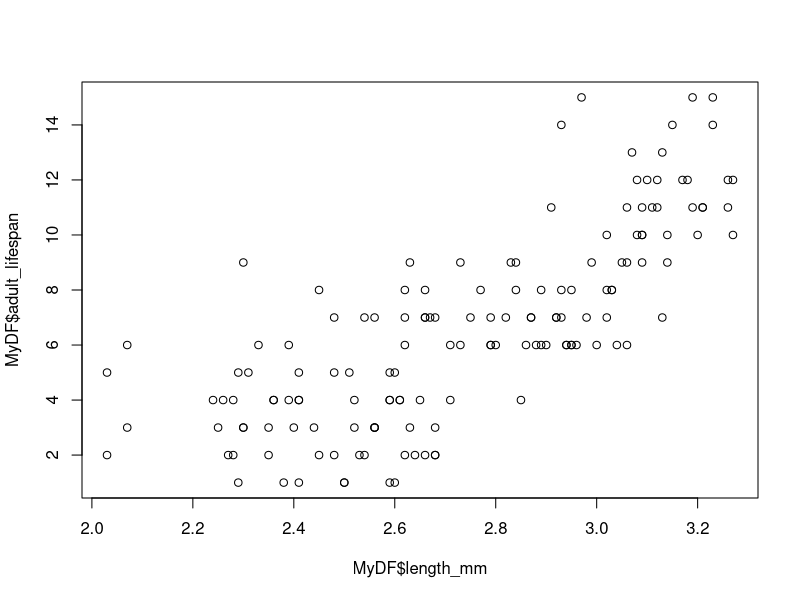
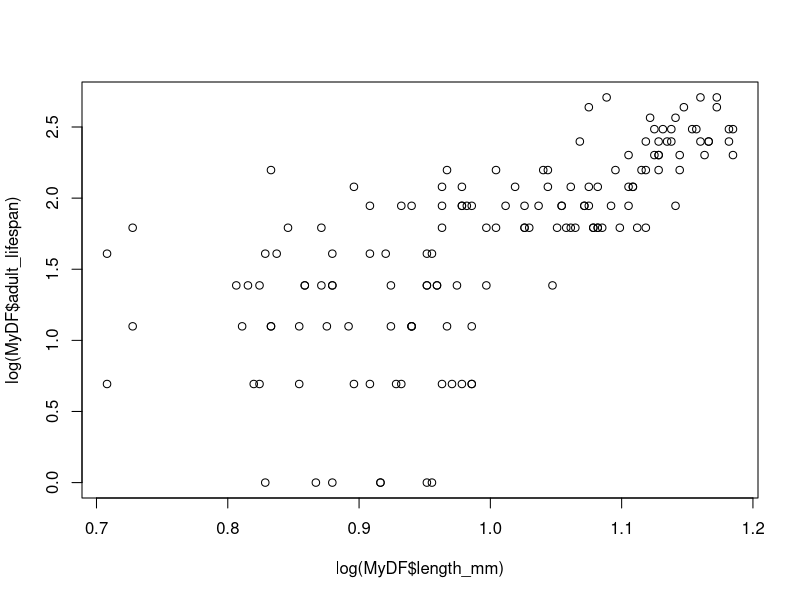
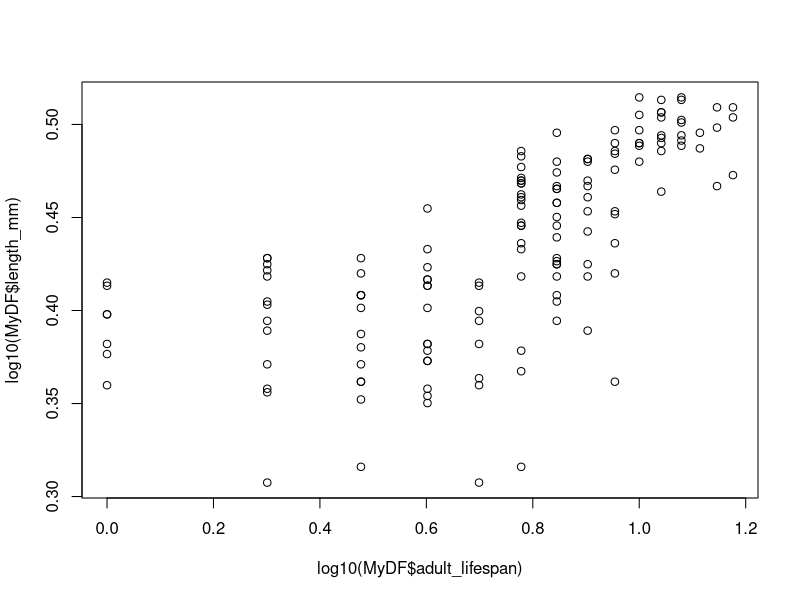
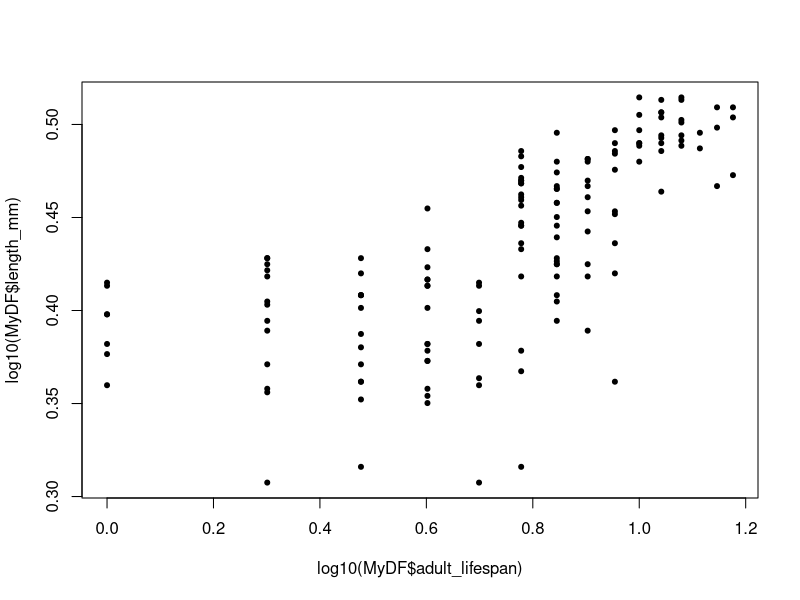
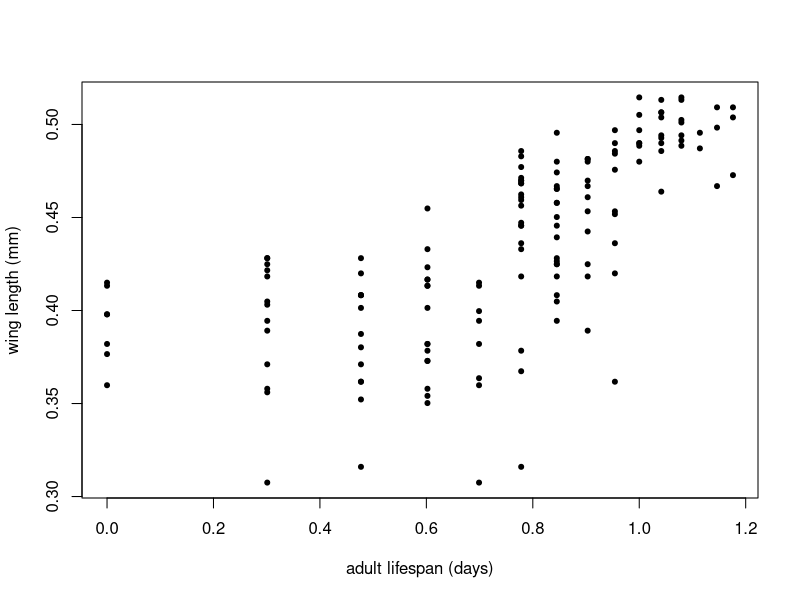
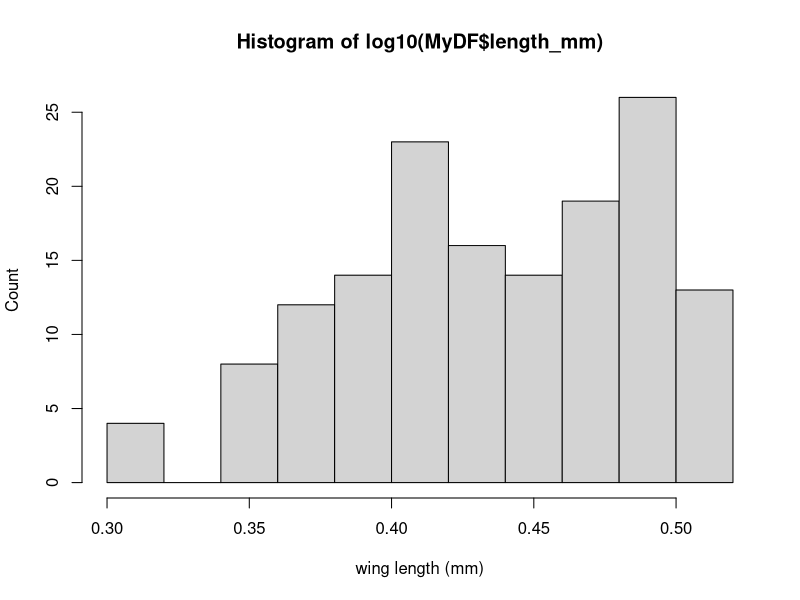
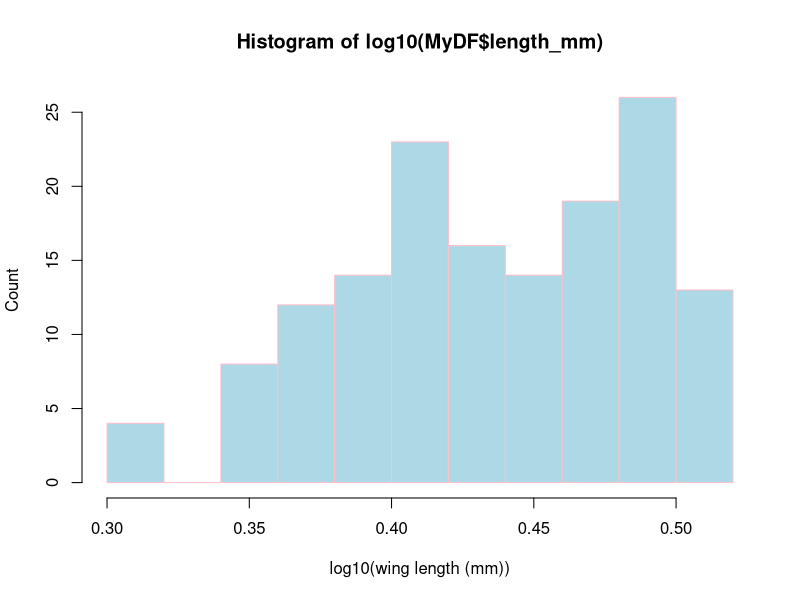
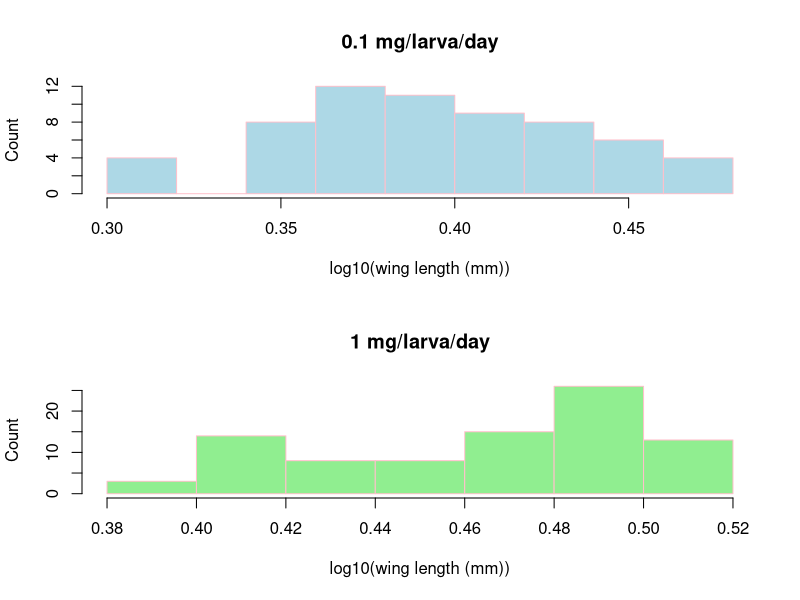

The R script that drew these images, in order:

require('tidyverse')

#%%%%%%%%%%%%%%%%%%%%%%%%%%%%%%%%%%%%%%%%%%%%%%%%%%%%%%%%%%%%%%%%%%%%%%%%%%%%%%%%
#%%                  Data exploration with basic plotting 

MyDF <- read.csv('traitdata_Huxleyetal_2021.csv',stringsAsFactors = TRUE)

dim(MyDF) #check the size of the data frame you loaded
str(MyDF)
head(MyDF)

require(tidyverse)
dplyr::glimpse(MyDF)

# Let's define temp and food level as factors. We'll need this for later
MyDF$temp            <- as.factor(MyDF$temp) 
MyDF$food_level      <- as.factor(MyDF$food_level) 

str(MyDF)

par(mfrow=c(1,1))

plot(MyDF$length_mm, MyDF$adult_lifespan)

plot(log(MyDF$length_mm),log(MyDF$adult_lifespan))

plot(log10(MyDF$adult_lifespan),log10(MyDF$length_mm))

plot(log10(MyDF$adult_lifespan),log10(MyDF$length_mm), pch = 20)

plot(log10(MyDF$adult_lifespan),log10(MyDF$length_mm), xlab = 'adult lifespan (days)', ylab = 'wing length (mm)', pch = 20)


hist(log10(MyDF$length_mm), xlab = 'wing length (mm)', ylab = "Count")

hist(log10(MyDF$length_mm),xlab="log10(wing length (mm))",ylab="Count", 
     col = "lightblue", border = "pink") # Change bar and borders colors

MyDF_lowfood <-  subset(MyDF, food_level == '0.1')
MyDF_highfood <- subset(MyDF, food_level == '1')

graphics.off()

#%%%%%%%%%%%%%%%%%

par(mfcol=c(2,1)) #initialize multi-paneled plot
par(mfg = c(1,1)) # specify which sub-plot to use first 
hist(log10(MyDF_lowfood$length_mm), # low-histogram
     xlab = "log10(wing length (mm))", ylab = "Count", col = "lightblue", border = "pink", 
     main = '0.1 mg/larva/day') # Add title
par(mfg = c(2,1)) # Second sub-plot
hist(log10(MyDF_highfood$length_mm), xlab="log10(wing length (mm))",
     ylab="Count", col = "lightgreen", border = "pink", main = '1 mg/larva/day')


#%%%%%%%%%%%%%%%%%%%

par(mfrow=c(1,1)) #initialize multi-paneled plot
hist(log10(MyDF_lowfood$length_mm), # high-food histogram
     xlab="log10(wing length (mm))", ylab="Count", 
     col = rgb(1, 0, 0, 0.5), # Note 'rgb', fourth value is transparency
     main = "Larval food-level size overlap") 
hist(log10(MyDF_highfood$length_mm), col = rgb(0, 0, 1, 0.5), add = T) # Plot high food
legend('topleft',c('0.1','1'),   # Add legend
       fill=c(rgb(1, 0, 0, 0.5), rgb(0, 0, 1, 0.5))) # Define legend colors


#%%%%%%%%%%%%%%%%%%

boxplot(log10(MyDF$length_mm), xlab = "", ylab = "log10(wing length (mm))", main = "Wing length")

boxplot(log(MyDF$length_mm) ~ MyDF$temp+MyDF$food_level, # Why the tilde?
        xlab = "temperature", ylab = "wing length (mm)",
        main = "Wing length by temperature")

#%%%%%%%%%%%%%%%%%%

graphics.off()

par(fig=c(0,0.8,0,0.8)) # specify figure size as proportion
plot(log(MyDF_lowfood$length_mm),log(MyDF_highfood$length_mm), xlab = "wing length (mm) at 0.1 mg", ylab = "wing length (mm) at 1 mg") # Add labels
par(fig=c(0,0.8,0.4,1), new=TRUE)
boxplot(log(MyDF_lowfood$length_mm), horizontal=TRUE, axes=FALSE)
par(fig=c(0.55,1,0,0.8),new=TRUE)
boxplot(log(MyDF_highfood$length_mm), axes=FALSE)
mtext("Fancy scatterplot of wing length by larval food level", side=3, outer=TRUE, line=-3)

par(fig=c(0,0.8,0,0.8))
pdf("larvalfoodwing.pdf", # Open blank pdf page using a relative path
    11.7, 8.3) # These numbers are page dimensions in inches
hist(log(MyDF_lowfood$length_mm), # Plot predator histogram (note 'rgb')
     xlab="wing length (mm)", ylab="Count", col = rgb(1, 0, 0, 0.5), main = "Overlap in wing length by larval food level") 
hist(log(MyDF_highfood$length_mm), # Plot prey weights
     col = rgb(0, 0, 1, 0.5), 
     add = T)  # Add to same plot = TRUE
legend('topleft',c('0.1 mg/larva/day','1 mg/larva/day'), # Add legend
       fill=c(rgb(1, 0, 0, 0.5), rgb(0, 0, 1, 0.5))) 

graphics.off() # you can also use dev.off()


# Quick plotting with qplot

require(ggplot2)

MyDF <- subset(MyDF, length_mm != 'NA') # omit individuals that did not survive to adulthood (i.e. wing length = NA)

qplot(length_mm, adult_lifespan, data = MyDF)
qplot(log(length_mm), log(adult_lifespan), data = MyDF)
qplot(log(length_mm), log(adult_lifespan), col=food_level, data = MyDF)
qplot(log(length_mm), log(adult_lifespan), col=food_level, data = MyDF,asp = 1)
qplot(log(length_mm), log(adult_lifespan), shape=food_level, data = MyDF,asp = 1)
qplot(log(length_mm), log(adult_lifespan), col=food_level,alpha=I(0.5), data = MyDF,asp = 1)

qplot(temp, log(length_mm), geom = 'boxplot', data = MyDF)

pdf("MyFirst-ggplot2-Figure.pdf")
print(qplot(length_mm, adult_lifespan, data = MyDF,log="xy",
            main = "Relationship between wing length and adult lifespan", 
            xlab = "log(wing length) (mm)", 
            ylab = "log(adult lifespan) (days)") + theme_bw())
dev.off()


# Advanced plotting: ggplot

p <- ggplot(MyDF, aes(x = log(length_mm),
                      y = log(adult_lifespan),
                      colour = food_level))

q <- p + geom_point()
  
q <- p + geom_point(size=I(2), shape=I(10)) +
  theme_bw() + # make the background white
  theme(aspect.ratio=1)

q + theme(legend.position = "none") + theme(aspect.ratio=1)

p <- ggplot(MyDF, aes(x = log(length_mm/adult_lifespan), fill = food_level )) + geom_density()
p

p <- p + geom_density(alpha=0.5)
p
 

p <- p + geom_density()+facet_wrap( .~ food_level)
p

# You can also combine categories like this

options(repr.plot.width=12, repr.plot.height= 14) # Change plot size (in cm)

ggplot(MyDF, aes(x = log(length_mm), y = log(adult_lifespan))) +
geom_point() + facet_wrap( .~ temp + food_level, scales = "free")


# Mathematical display
# Let's try mathematical annotation on a axis, and in the plot area.
# First create some linear regression "data":

x <- seq(0, 100, by = 0.1)
y <- -4. + 0.25 * x + rnorm(length(x), mean = 0., sd = 2.5)

# and put them in a dataframe
my_data <- data.frame(x = x, y = y)

# perform a linear regression
my_lm <- summary(lm(y ~ x, data = my_data))

# plot the data
p <-  ggplot(my_data, aes(x = x, y = y,colour = abs(my_lm$residual))) +
  geom_point() +
  scale_colour_gradient(low = "black", high = "red") +
  theme(legend.position = "none") +
  scale_x_continuous(expression(alpha^2 * pi / beta * sqrt(Theta)))

p

# add the regression line and throw some math on the plot
p <- p + geom_abline(intercept = my_lm$coefficients[1][1],
         slope = my_lm$coefficients[2][1], colour = "red") +
         geom_text(aes(x = 60, y = 0,label = "sqrt(alpha) * 2* pi"), 
         parse = TRUE, size = 6, colour = "blue")

p


# end here .. 

# Restart at 'Readings & Resources'. Include all of this (i.e. Experimental design and Data exploration) 
# then describe the assignment before the decision tree with ...

# "Group assignment

# Organise (or wrangle!) the data, as you learned in the notebook. The dataset
# provided (filename) contains values on trait-temperature relationships. 
# Select a focal species from this dataset. Use your species-specific
# Develop a hypothesis and explore it. 
# Present your group's findings using descriptive statistics and visualizations."


